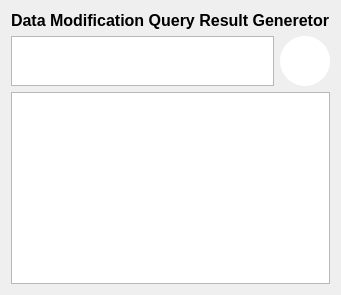
             <widget class="QWidget" name="page_12">
              <layout class="QGridLayout" name="gridLayout_12">
               <item row="0" column="0">
                <widget class="QLabel" name="label_19">
                 <property name="font">
                  <font>
                   <pointsize>12</pointsize>
                   <weight>75</weight>
                   <bold>true</bold>
                  </font>
                 </property>
                 <property name="text">
                  <string>Data Modification Query Result Generetor</string>
                 </property>
                </widget>
               </item>
               <item row="1" column="0">
                <layout class="QHBoxLayout" name="horizontalLayout_18">
                 <item>
                  <widget class="QTextEdit" name="update_manual_input">
                   <property name="sizePolicy">
                    <sizepolicy hsizetype="Expanding" vsizetype="Minimum">
                     <horstretch>0</horstretch>
                     <verstretch>0</verstretch>
                    </sizepolicy>
                   </property>
                   <property name="minimumSize">
                    <size>
                     <width>0</width>
                     <height>30</height>
                    </size>
                   </property>
                   <property name="maximumSize">
                    <size>
                     <width>16777215</width>
                     <height>100</height>
                    </size>
                   </property>
                   <property name="font">
                    <font>
                     <pointsize>12</pointsize>
                    </font>
                   </property>
                  </widget>
                 </item>
                 <item>
                  <widget class="QPushButton" name="update_manual_btn">
                   <property name="layoutDirection">
                    <enum>Qt::LeftToRight</enum>
                   </property>
                   <property name="styleSheet">
                    <string notr="true">QPushButton {
    background-color: #fff;     /* Button background */
    border-radius: 25px;           /* Half of width/height for perfect circle */
    min-width: 50px;
    min-height: 50px;
    color: white;                  /* Text color */
    font-weight: bold;
    border: none;
}

QPushButton:hover {
    background-color: 	#A9A9A9;     /* Hover effect */
}

QPushButton:pressed {
    background-color:#696969;     /* Pressed effect */
}
</string>
                   </property>
                   <property name="text">
                    <string/>
                   </property>
                   <property name="icon">
                    <iconset resource="resource.qrc">
                     <normaloff>:/newPrefix/icons/image.png</normaloff>:/newPrefix/icons/image.png</iconset>
                   </property>
                   <property name="iconSize">
                    <size>
                     <width>20</width>
                     <height>20</height>
                    </size>
                   </property>
                  </widget>
                 </item>
                </layout>
               </item>
               <item row="2" column="0">
                <widget class="QTextEdit" name="update_manual_result">
                 <property name="font">
                  <font>
                   <pointsize>14</pointsize>
                  </font>
                 </property>
                </widget>
               </item>
              </layout>
             </widget>
